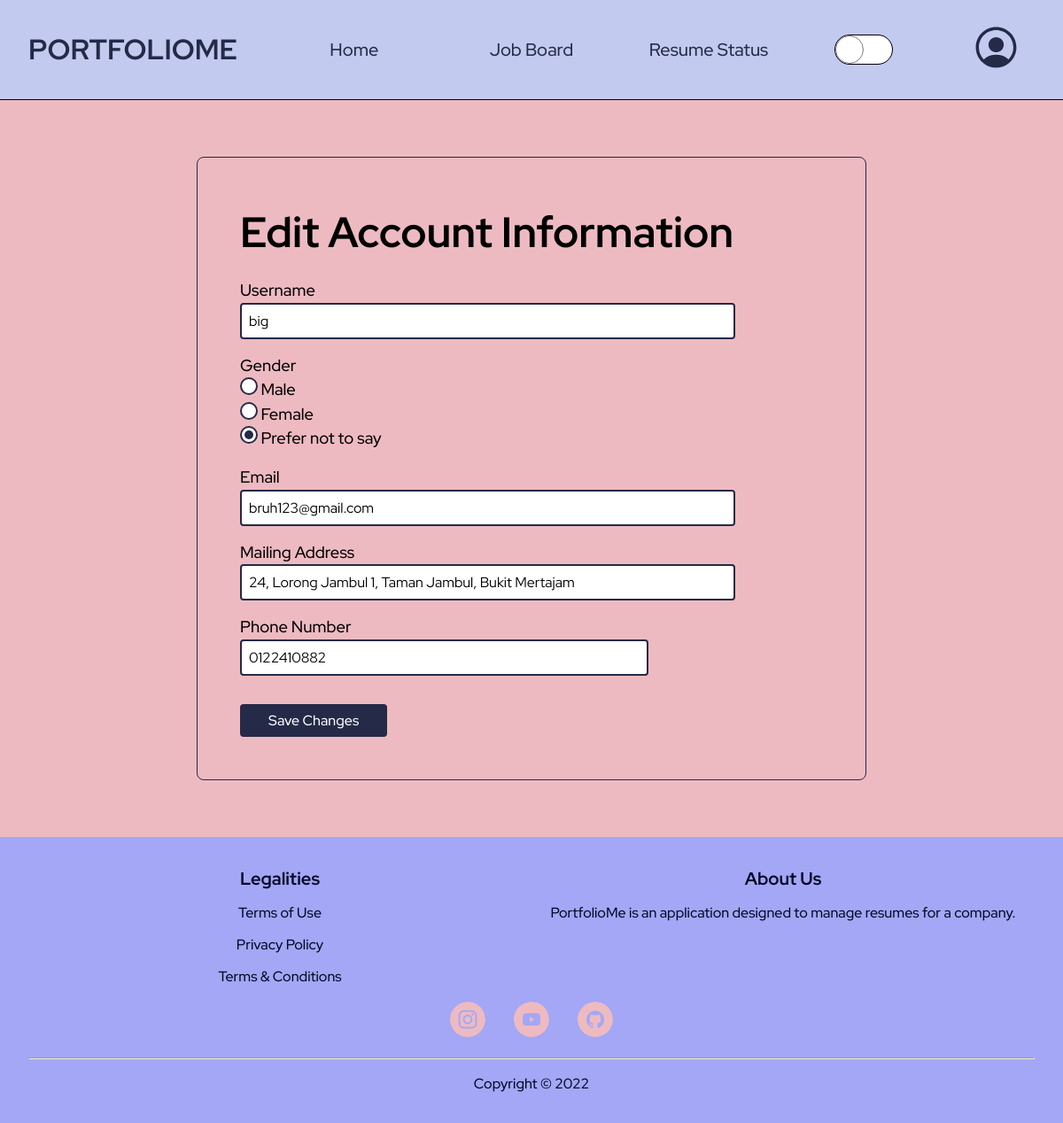
Page /edit_profile (signed in) on the committed database.
### PortfolioMe/models.py (models this page shows, shortened)
class Applicant(db.Model, UserMixin):
    __tablename__ = 'applicant'
    id = db.Column(db.Integer, primary_key=True)
    username = db.Column(db.String(50), unique=True, nullable=False)
    ic = db.Column(db.String(12), unique=True, nullable=False)
    mailing_address = db.Column(db.String(100), unique=False, nullable=False)
    password = db.Column(db.String(60), unique=False, nullable=False)
    gender = db.Column(db.String(20), unique=False, nullable=False)
    email = db.Column(db.String(50), unique=True, nullable=False)
    phone_number = db.Column(db.String(20), unique=False, nullable=False)
    resumes_owned = db.relationship(
        'Resume', backref='associated_applicant', uselist=True)
    status = db.Column(db.String(20), unique=False,
                       nullable=False, default='Active')
    last_active = db.Column(db.DateTime, unique=False, nullable=False,
                            default=datetime.utcnow)

### PortfolioMe/client/routes.py (the view)
@client.route("/edit_profile", methods=["GET", "POST"])
@login_required
def edit_profile():
    form = EditProfileForm()
    if form.validate_on_submit():
        current_user.username = form.username.data
        current_user.email = form.email.data
        current_user.mailing_address = form.mailing_address.data
        current_user.phone_number = form.phone_number.data
        current_user.gender = form.gender.data
        db.session.commit()
        flash(f"Profile updated successfully.", "success")
        return redirect(url_for("client.edit_profile"))
    elif request.method == "GET":
        form.username.data = current_user.username
        form.email.data = current_user.email
        form.mailing_address.data = current_user.mailing_address
        form.phone_number.data = current_user.phone_number
        form.gender.data = current_user.gender
    return render_template("client/edit_profile.html", form=form)

### PortfolioMe/client/forms.py (shortened to what this page needs)
class EditProfileForm(FlaskForm):
    username = StringField('Username', validators=[
        DataRequired(), Length(min=3, max=20)])
    email = StringField('Email', validators=[DataRequired(), Email()])
    mailing_address = StringField(
        'Mailing Address', validators=[DataRequired()])
    phone_number = TelField('Phone Number', validators=[
        DataRequired(), Length(min=8, max=11, message="Follows Malaysian phone number format."), Regexp(r"(01)[0-9]{1}[0-9]{6,8}", message="Phone number is 9 to 11 characters without dash.")])
    gender = RadioField('Gender', validators=[
                        DataRequired()], choices=gender_radio)
    submit = SubmitField('Save Changes')

### PortfolioMe/models.py (called while the page is built)
@login_manager.user_loader
def load_user(user_id):
    applicant = Applicant.query.get(int(user_id))
    if applicant.status != "Active":
        return None and logout_user
    return applicant

### PortfolioMe/templates/client/edit_profile.html (shortened to what this page needs)
{% extends "layout/base.html" %}  {% block css %}<link
    rel="stylesheet"
    href="{{ url_for('static', filename='css/client/edit_profile.css') }}"
/>
{% endblock %} {% block content %}
<main class="edit-profile-container">
    <section class="account-info">
        <h1>Edit Account Information</h1>
        <form method="POST" class="form-container" novalidate>
            <div>
                {{ form.username.label }} {% if form.username.errors %} {{
                form.username(placeholder='New username') }}
                <p class="error-msg">
                    {% for error in form.username.errors %} {{ error }} {%
                    endfor %}
                </p>
                {% else %} {{ form.username(placeholder='New username') }} {%
                endif %}
            </div>
            <div>
                {{ form.gender.label }}
                <span
                    >{% if form.gender.errors %} {{ form.gender }}
                    <p class="error-msg">
                        {% for error in form.gender.errors %} {{ error }} {%
                        endfor %}
                    </p>
                    {% else %} {{ form.gender }} {% endif %}
                </span>
            </div>
            <div>
                {{ form.email.label }} {% if form.email.errors %} {{
                form.email(placeholder='New email') }}
                <p class="error-msg">
                    {% for error in form.email.errors %} {{ error }} {% endfor
                    %}
                </p>
                {% else %} {{ form.email(placeholder='New email')}} {% endif %}
            </div>
            <div>
                {{ form.mailing_address.label }} {% if
                form.mailing_address.errors %} {{
                form.mailing_address(placeholder='New mailing address') }}
                <p class="error-msg">
                    {% for error in form.mailing_address.errors %} {{ error }}
                    {% endfor %}
                </p>
                {% else %} {{ form.mailing_address(placeholder='New mailing
                address')}} {% endif %}
            </div>
            <div>
                {{ form.phone_number.label }} {% if form.phone_number.errors %}
                {{ form.phone_number(placeholder='New phone number') }}
                <p class="error-msg">
                    {% for error in form.phone_number.errors %} {{ error }} {%
                    endfor %}
                </p>
                {% else %} {{ form.phone_number(placeholder='New phone number')}} {% endif %}
            </div>
            <div>{{ form.submit }}</div>
        </form>
    </section>
</main>
{% endblock %} {% block javascript %}{% endblock %}

### PortfolioMe/static/css/layout/base.css (style rules this page uses)
body { display: grid; grid-template-rows: auto 1fr auto; }
:root { --width: 4rem; }
input[type='text'], input[type='password'], input[type='email'], input[type='file'], input[type='tel'], input[type='number'], input[type='url'], textarea { display: block; padding: 0.5rem; border-radius: 0.25rem; }
input[type='submit'], input[type='button'] { cursor: pointer; padding-inline: 2rem; padding-block: 0.5rem; border-radius: 0.25rem; border: none; font-weight: 500; }

### PortfolioMe/static/css/client/edit_profile.css (style rules this page uses)
body { font-weight: 500; z-index: 0; }
main.edit-profile-container { padding-block: 4rem; padding-inline: 12rem; background-color: hsl(var(--pink)); }
section.account-info { margin-inline: auto; width: 75%; padding: 3rem; border-radius: 0.5rem; border: 1px solid hsl(var(--dark-blue)); }
.account-info h1 { font-size: 3rem; margin-bottom: 1rem; }
.form-container { margin-top: 1rem; display: flex; flex-direction: column; row-gap: 1rem; }
input[type='text'], input[type='password'], input[type='email'], input[type='tel'] { border: 2px solid hsl(var(--dark-blue)); width: 70%; }
input[type='submit'] { background-color: hsl(var(--dark-blue)); color: hsl(var(--pure-white)); margin-top: 1rem; }
.form-container label { font-size: 1.15rem; }
.form-container span ul { list-style: none; display: flex; column-gap: 1rem; padding-inline-start: 0; }
.form-container span input { appearance: none; position: relative; width: 20px; height: 20px; border-radius: 50%; border: 2px solid hsl(var(--dark-blue)); background-color: hsl(var(--pure-white)); }
.form-container span input:checked::before { content: ''; position: absolute; width: 10px; height: 10px; top: 50%; left: 50%; transform: translate(-50%, -50%); border-radius: 50%; background-color: hsl(var(--dark-blue)); }
@media screen and (max-width: 1200px) { main.edit-profile-container { padding-inline: 6rem; } }
@media screen and (max-width: 1200px) { input[type='text'], input[type='password'], input[type='email'] { width: 85%; } }
@media screen and (max-width: 1200px) { .form-container span ul { flex-direction: column; } }

### rows in the picture
Applicant: username "big", gender "☐ Male ☐ Female ☑ Prefer not to say", email "bruh123@gmail.com", mailing_address "24, Lorong Jambul 1, Taman Jambul, Bukit Mertajam", phone_number "0122410882"
